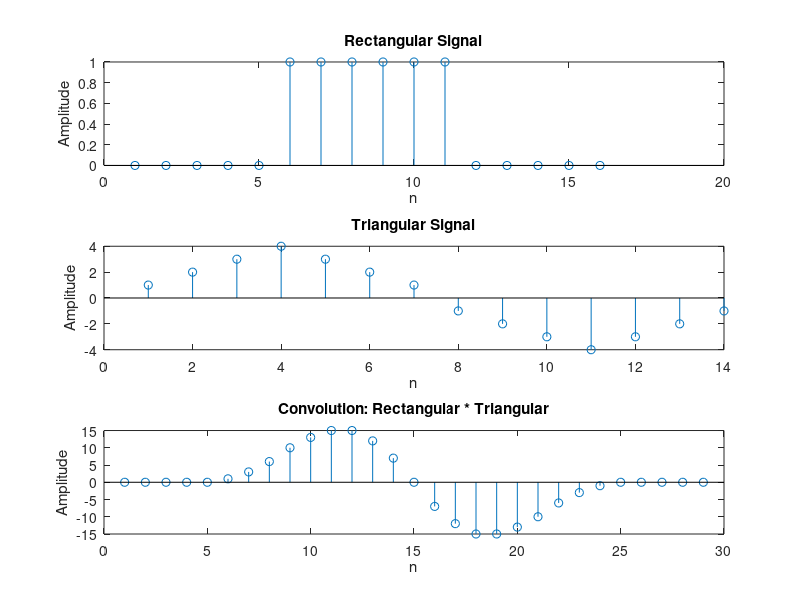
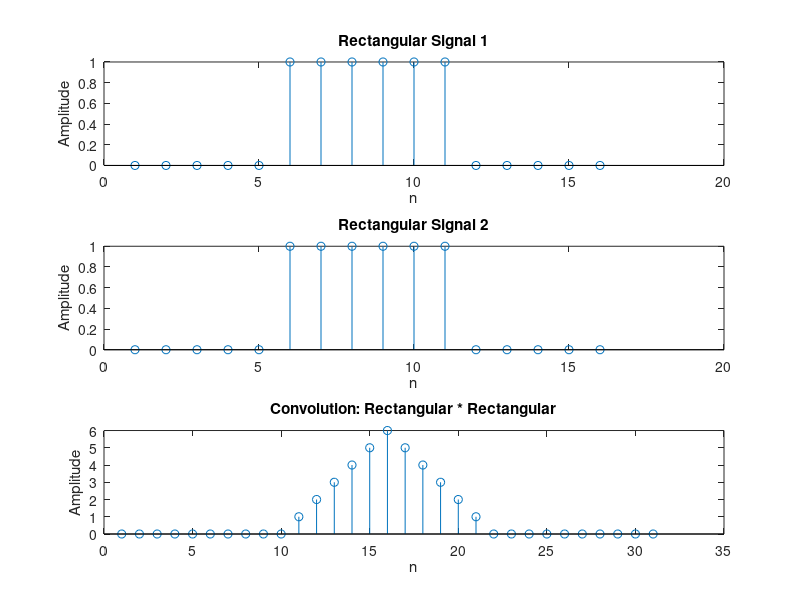
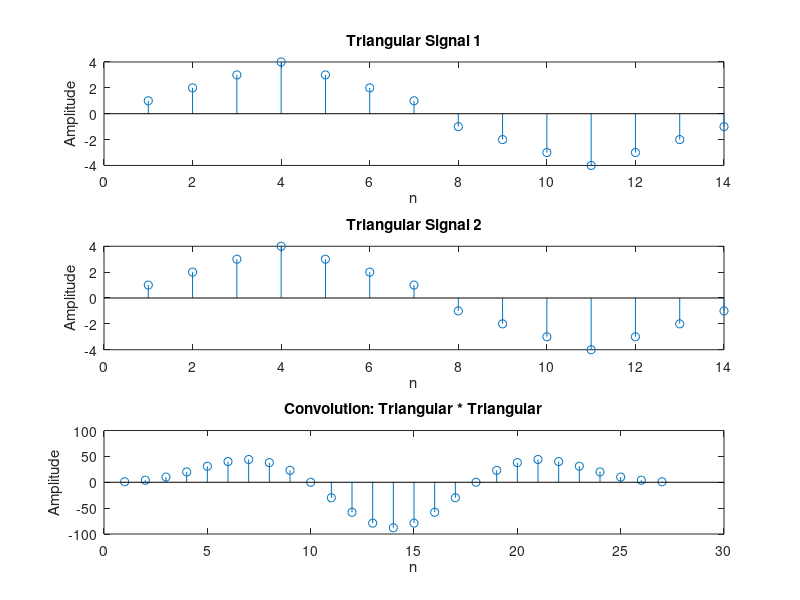

The MATLAB script that drew these images, in order:
% Experiment 5.1: Convolution of Rectangular and Triangular Signals
clc;
clear all;
close all;

S1 = [0,0,0,0,0,1,1,1,1,1,1,0,0,0,0,0];      % Rectangular signal
S2 = [1,2,3,4,3,2,1,-1,-2,-3,-4,-3,-2,-1];   % Triangular signal

% Part 1: Rectangular * Triangular
y1 = conv(S1,S2);
figure;
subplot(3,1,1);
stem(S1);
title('Rectangular Signal');
xlabel('n');
ylabel('Amplitude');
subplot(3,1,2);
stem(S2);
title('Triangular Signal');
xlabel('n');
ylabel('Amplitude');
subplot(3,1,3);
stem(y1);
title('Convolution: Rectangular * Triangular');
xlabel('n');
ylabel('Amplitude');

% Part 2: Rectangular * Rectangular
y2 = conv(S1,S1);
figure;
subplot(3,1,1);
stem(S1);
title('Rectangular Signal 1');
xlabel('n');
ylabel('Amplitude');
subplot(3,1,2);
stem(S1);
title('Rectangular Signal 2');
xlabel('n');
ylabel('Amplitude');
subplot(3,1,3);
stem(y2);
title('Convolution: Rectangular * Rectangular');
xlabel('n');
ylabel('Amplitude');

% Part 3: Triangular * Triangular
y3 = conv(S2,S2);
figure;
subplot(3,1,1);
stem(S2);
title('Triangular Signal 1');
xlabel('n');
ylabel('Amplitude');
subplot(3,1,2);
stem(S2);
title('Triangular Signal 2');
xlabel('n');
ylabel('Amplitude');
subplot(3,1,3);
stem(y3);
title('Convolution: Triangular * Triangular');
xlabel('n');
ylabel('Amplitude');
